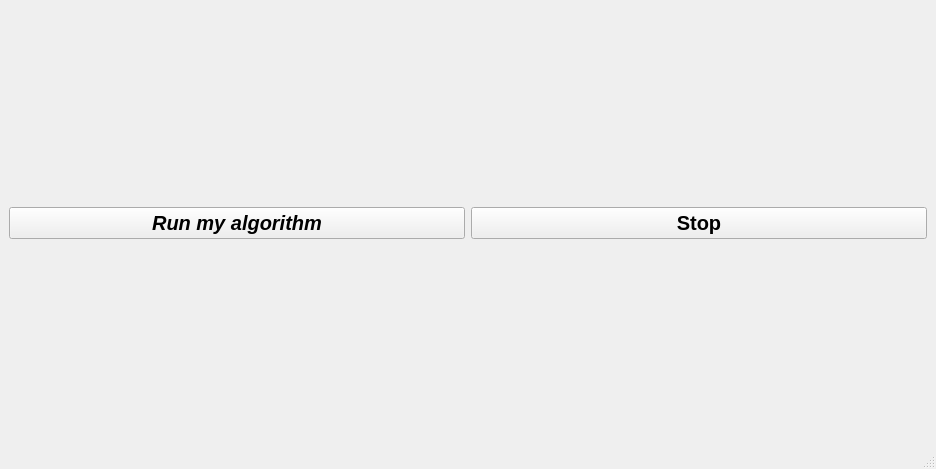
<?xml version="1.0" encoding="UTF-8"?>
<ui version="4.0">
 <class>MainWindow</class>
 <widget class="QMainWindow" name="MainWindow">
  <property name="geometry">
   <rect>
    <x>0</x>
    <y>0</y>
    <width>936</width>
    <height>469</height>
   </rect>
  </property>
  <property name="windowTitle">
   <string>Obstacle Avoidance</string>
  </property>
  <widget class="QWidget" name="centralwidget">
   <property name="layoutDirection">
    <enum>Qt::RightToLeft</enum>
   </property>
   <layout class="QHBoxLayout" name="horizontalLayout_3">
    <item>
     <layout class="QVBoxLayout" name="verticalLayout_2">
      <item>
       <layout class="QHBoxLayout" name="horizontalLayout_2">
        <item>
         <layout class="QVBoxLayout" name="tlLayout">
          <property name="leftMargin">
           <number>0</number>
          </property>
          <property name="rightMargin">
           <number>1</number>
          </property>
         </layout>
        </item>
        <item>
         <layout class="QVBoxLayout" name="mapLayout">
          <property name="leftMargin">
           <number>1</number>
          </property>
          <property name="rightMargin">
           <number>0</number>
          </property>
         </layout>
        </item>
       </layout>
      </item>
      <item>
       <widget class="QPushButton" name="stopButton">
        <property name="font">
         <font>
          <pointsize>15</pointsize>
          <weight>75</weight>
          <bold>true</bold>
         </font>
        </property>
        <property name="text">
         <string>Stop</string>
        </property>
        <property name="icon">
         <iconset resource="../resources/resources.qrc">
          <normaloff>:/images/stop.png</normaloff>:/images/stop.png</iconset>
        </property>
       </widget>
      </item>
     </layout>
    </item>
    <item>
     <layout class="QVBoxLayout" name="verticalLayout">
      <property name="sizeConstraint">
       <enum>QLayout::SetDefaultConstraint</enum>
      </property>
      
      <item>
       <layout class="QHBoxLayout" name="horizontalLayout">
        <property name="spacing">
         <number>2</number>
        </property>
        <property name="sizeConstraint">
         <enum>QLayout::SetMinimumSize</enum>
        </property>
        <item>
         <layout class="QVBoxLayout" name="runLayout">
          <item>
           <widget class="QPushButton" name="pushButton">
            <property name="sizePolicy">
             <sizepolicy hsizetype="Minimum" vsizetype="Maximum">
              <horstretch>0</horstretch>
              <verstretch>0</verstretch>
             </sizepolicy>
            </property>
            <property name="font">
             <font>
              <pointsize>15</pointsize>
              <weight>75</weight>
              <italic>true</italic>
              <bold>true</bold>
             </font>
            </property>
            <property name="text">
             <string>Run my algorithm</string>
            </property>
           </widget>
          </item>
         </layout>
        </item>
       </layout>
      </item>
     </layout>
    </item>
   </layout>
  </widget>
  <widget class="QMenuBar" name="menubar">
   <property name="geometry">
    <rect>
     <x>0</x>
     <y>0</y>
     <width>936</width>
     <height>19</height>
    </rect>
   </property>
  </widget>
  <widget class="QStatusBar" name="statusbar"/>
 </widget>
 <resources>
  <include location="../resources/resources.qrc"/>
 </resources>
 <connections/>
</ui>
